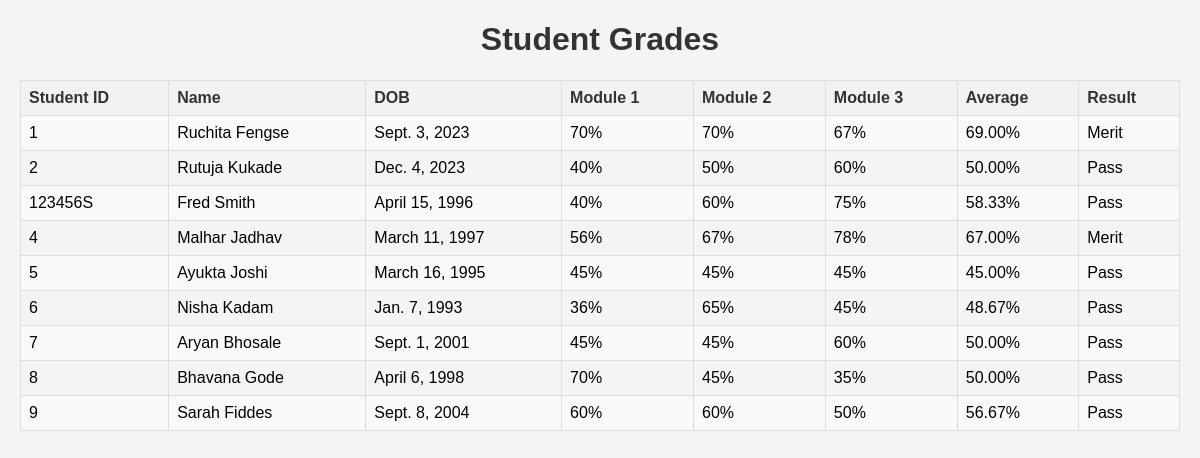
Page /grades/students/ on the committed database.
### student_grades/models.py (models this page shows)
class Student(models.Model):
    student_id = models.CharField(max_length=10)
    first_name = models.CharField(max_length=50)
    last_name = models.CharField(max_length=50)
    dob = models.DateField()
    module1_grade = models.CharField(max_length=5)
    module2_grade = models.CharField(max_length=5)
    module3_grade = models.CharField(max_length=5)

### student_grades/views.py (the view)
# urls.py: path('students/', student_list, name='student_list'),
def student_list(request):
    students = Student.objects.all()
    update_student_results(students)
    context = {'students': students}
    return render(request, 'student_grades/student_list.html', context)

### student_grades/views.py (called while the page is built)
def calculate_average_grade(student):
    grades = [float(grade[:-1]) for grade in [student.module1_grade, student.module2_grade, student.module3_grade]]
    return sum(grades) / len(grades)

def classify_result(average):
    return "Distinction" if average >= 70 else "Merit" if average >= 60 else "Pass" if average >= 40 else "Fail"

def update_student_results(students):
    for student in students:
        average = calculate_average_grade(student)
        student.result, student.average_grade = classify_result(average), average

### student_grades/templates/student_grades/student_list.html (shortened to what this page needs)
<!DOCTYPE html>
<html lang="en">
<head>
</head>
<body>
    <h1>Student Grades</h1>
    <table>
        <tr>
            <th>Student ID</th>
            <th>Name</th>
            <th>DOB</th>
            <th>Module 1</th>
            <th>Module 2</th>
            <th>Module 3</th>
            <th>Average</th>
            <th>Result</th>
        </tr>
        {% for student in students %}
        <tr>
            <td>{{ student.student_id }}</td>
            <td>{{ student.first_name }} {{ student.last_name }}</td>
            <td>{{ student.dob }}</td>
            <td>{{ student.module1_grade }}</td>
            <td>{{ student.module2_grade }}</td>
            <td>{{ student.module3_grade }}</td>
            <td>{{ student.average_grade|floatformat:2 }}%</td>
            <td>{{ student.result }}</td>
        </tr>
        {% endfor %}
    </table>
</body>
</html>

### student_grades/templates/student_grades/student_list.html (style rules this page uses)
body { font-family: 'Arial', sans-serif; background-color: #f4f4f4; margin: 20px; }
h1 { color: #333; text-align: center; }
table { width: 100%; border-collapse: collapse; margin-top: 20px; }
th, td { border: 1px solid #ddd; padding: 8px; text-align: left; }
th { background-color: #f2f2f2; color: #333; }
tr:nth-child(even) { background-color: #f9f9f9; }

### rows in the picture
Student: student_id "1", first_name "Ruchita", last_name "Fengse", dob "Sept. 3, 2023", module1_grade "70%", module2_grade "70%", module3_grade "67%", average_grade "69.00", result "Merit"
Student: student_id "2", first_name "Rutuja", last_name "Kukade", dob "Dec. 4, 2023", module1_grade "40%", module2_grade "50%", module3_grade "60%", average_grade "50.00", result "Pass"
Student: student_id "123456S", first_name "Fred", last_name "Smith", dob "April 15, 1996", module1_grade "40%", module2_grade "60%", module3_grade "75%", average_grade "58.33", result "Pass"
Student: student_id "4", first_name "Malhar", last_name "Jadhav", dob "March 11, 1997", module1_grade "56%", module2_grade "67%", module3_grade "78%", average_grade "67.00", result "Merit"
Student: student_id "5", first_name "Ayukta", last_name "Joshi", dob "March 16, 1995", module1_grade "45%", module2_grade "45%", module3_grade "45%", average_grade "45.00", result "Pass"
Student: student_id "6", first_name "Nisha", last_name "Kadam", dob "Jan. 7, 1993", module1_grade "36%", module2_grade "65%", module3_grade "45%", average_grade "48.67", result "Pass"
Student: student_id "7", first_name "Aryan", last_name "Bhosale", dob "Sept. 1, 2001", module1_grade "45%", module2_grade "45%", module3_grade "60%", average_grade "50.00", result "Pass"
Student: student_id "8", first_name "Bhavana", last_name "Gode", dob "April 6, 1998", module1_grade "70%", module2_grade "45%", module3_grade "35%", average_grade "50.00", result "Pass"
Student: student_id "9", first_name "Sarah", last_name "Fiddes", dob "Sept. 8, 2004", module1_grade "60%", module2_grade "60%", module3_grade "50%", average_grade "56.67", result "Pass"
